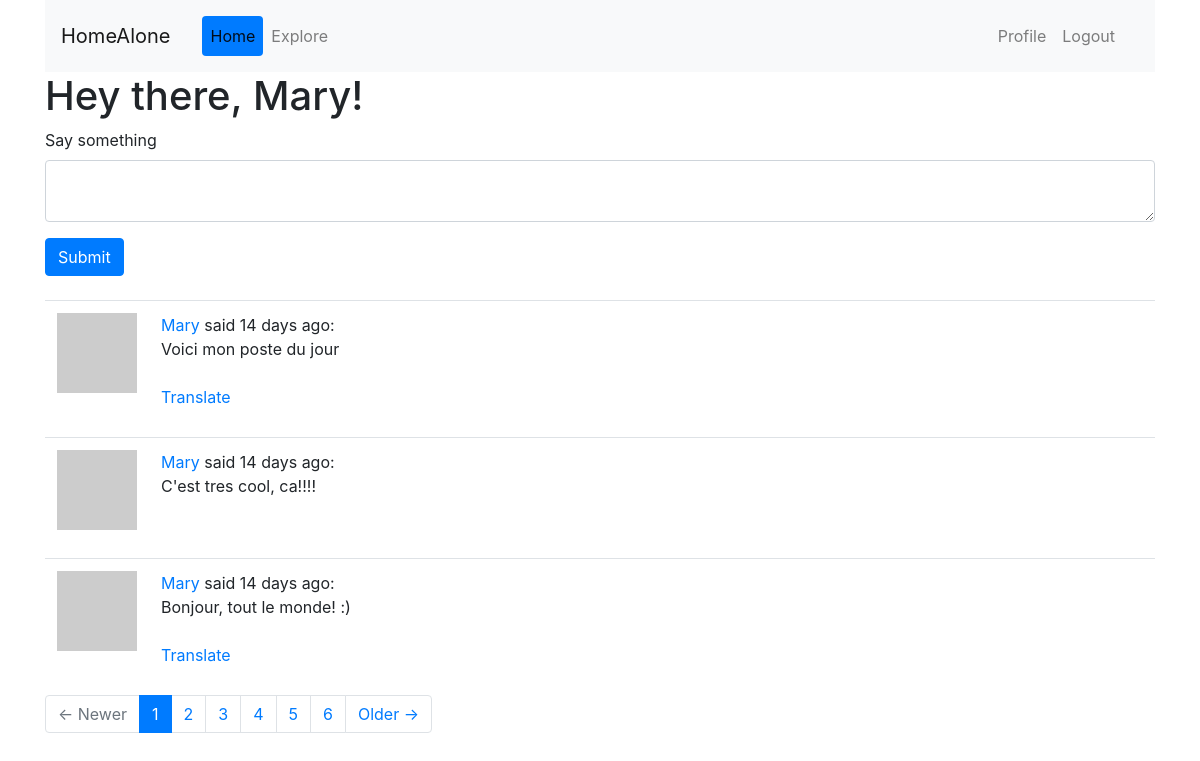
The page /index (signed in) on the database its author committed.
### app/models.py (models this page shows, shortened)
class User(UserMixin, db.Model):
	id = db.Column(db.Integer, primary_key=True)
	username = db.Column(db.String(64), index=True, unique=True)
	email = db.Column(db.String(120), index=True, unique=True)
	password_hash = db.Column(db.String(128))
	posts = db.relationship('Post', backref='author', lazy='dynamic')
	about_me = db.Column(db.String(140))
	last_seen = db.Column(db.DateTime, default=datetime.utcnow)
	followed = db.relationship(
		'User', # right side of relationship (users)
		secondary=followers, # left side of relationship (followers)
		primaryjoin=(followers.c.follower_id == id), # condition that links the left with the association table
		secondaryjoin=(followers.c.followed_id == id), # condition that links the right with the association table
		backref=db.backref('followers', lazy='dynamic'), # how this relationship will be accessed from the right side (from the left, the relationship is named `followed`)
		lazy='dynamic')
	def avatar(self, size):
		digest = md5(self.email.lower().encode('utf-8')).hexdigest()
		return 'https://www.gravatar.com/avatar/{}?d=identicon&s={}'.format(digest, size)
	def followed_posts(self):
		followed = Post.query.join(
			followers, (followers.c.followed_id == Post.user_id)).filter(
				followers.c.follower_id == self.id)
		own = Post.query.filter_by(user_id=self.id)
		return followed.union(own).order_by(Post.timestamp.desc())

class Post(db.Model):
	id = db.Column(db.Integer, primary_key=True)
	body = db.Column(db.String(140))
	timestamp = db.Column(db.DateTime, index=True, default=datetime.utcnow)
	user_id = db.Column(db.Integer, db.ForeignKey('user.id'))
	language = db.Column(db.String(5))

### app/main/routes.py (the view, shortened to what this page needs)
@bp.route('/', methods=['GET', 'POST'])
@bp.route('/index', methods=['GET', 'POST'])
@login_required
def index():
	form = PostForm()
	page = request.args.get('page', 1, type=int)
	pages = current_user.followed_posts().paginate(
		page, current_app.config['POSTS_PER_PAGE'], False)
	posts = pages.items
	next_url = url_for('main.index', page=pages.next_num) \
		if pages.has_next else None
	prev_url = url_for('main.index', page=pages.prev_num) \
		if pages.has_prev else None
	return render_template(
		'index.html',
		title=_('Home'),
		form=form,
		posts=posts,
		pages=pages,
		next_url=next_url,
		prev_url=prev_url
		)

### app/main/forms.py
class PostForm(FlaskForm):
	post = TextAreaField(_("Say something"),
		validators=[DataRequired(), Length(min=1, max=140)])
	submit = SubmitField(_('Submit'))

### app/main/routes.py (called while the page is built)
@bp.before_request
def before_request():
	if current_user.is_authenticated:
		current_user.last_seen = datetime.utcnow()
		db.session.commit()
	g.locale = str(get_locale())

### app/models.py (called while the page is built)
@login.user_loader
def load_user(id):
	return User.query.get(int(id))

### app/templates/index.html
{% extends "base.html" %}
{% from 'bootstrap/form.html' import render_form as rf %}
{% block app_content %}
	<h1>{{ _('Hey there, %(username)s!', username=current_user.username) }}</h1>
	{% if form %}
		{{ rf(form) }}
		<br>
	{% endif %}
	{% for post in posts %}
		{% include '_post.html' %}
	{% endfor %}
  {% block pages %}
	  {{ rp(
	      pages,
	      prev=('<span aria-hidden="true">&larr;</span> {}'.format(_("Newer")) )|safe,
	      next=('{} <span aria-hidden="true">&rarr;</span>'.format(_("Older")) )|safe
	      )  }}
{% endblock pages %}
{% endblock app_content %}

### app/templates/base.html (shortened to what this page needs)
{% extends 'bs-f_base.html' %}
{% from 'bootstrap/nav.html' import render_nav_item as rni %}
{% from 'bootstrap/pagination.html' import render_pagination as rp %}
  {% block navbar %}
  <div class='container'>
    <nav class='navbar navbar-expand-sm navbar-light bg-light'>
      <a class="navbar-brand" href='/index'>{{ _('HomeAlone') }}</a>
      <div class='collapse navbar navbar-collapse d-flex justify-content-between' id='bs-example-navbar-collapse-1'>
        <ul class='navbar-nav nav-pills'>
          {{ rni('main.index', _('Home'), use_li=True) }}
          {{ rni('main.explore', _('Explore'), use_li=True) }}
        </ul>
        <ul class='navbar-nav nav-pills'>
          {% if current_user.is_anonymous %}
            {{ rni('auth.login', _('Login'), use_li=True) }}
          {% else %}
            {{ rni('main.user', _('Profile'), username=current_user.username) }}
            {{ rni('auth.logout', _('Logout'), use_li=True) }}
          {% endif %}
        </ul>
      </div>
    </nav>
  </div>
  {% endblock navbar %}
  {% block content %}
    <div class='container'>
      {% block app_content %}{% endblock %}
    </div>
  {% endblock content %}

### app/templates/_post.html (shortened to what this page needs)
 <table class='table table-hover'>
 	<tr>
 		<td width='70px'>
 			<a href="{{ url_for('main.user', username=post.author.username) }}">
	 			<img src="{{ post.author.avatar(70) }}" />
	 		</a>
	 	</td>
 		<td>
	 			{{ _('%(username)s said %(when)s',
	 					username=user_link, when=moment(post.timestamp).fromNow()) }}:
	 			<br>
	 			<span id="post{{ post.id }}">{{ post.body }}</span>
 			{% if post.language and post.language != g.locale %}
	 			<br><br>
	 			<span id="translation{{ post.id }}">
		 			<a href="javascript:translate(
						 					'#post{{ post.id }}',
						 					'#translation{{ post.id }}',
						 					'{{ post.language }}',
						 					'{{ g.locale }}');">{{ _('Translate') }}</a>
		 		</span>
 			{% endif %}
	 		</td>
 	</tr>
 </table>

### rows shown on the page
User: username "Profile"
Post: body "Voici mon poste du jour"
Post: body "C'est tres cool, ca!!!!"
Post: body "Bonjour, tout le monde! :)"

### other values the page prints
{{ rni('main.index', _('Home'), use_li=True) }} "Home"
{{ rni('main.explore', _('Explore'), use_li=True) }} "Explore"
{{ rni('auth.logout', _('Logout'), use_li=True) }} "Logout"
